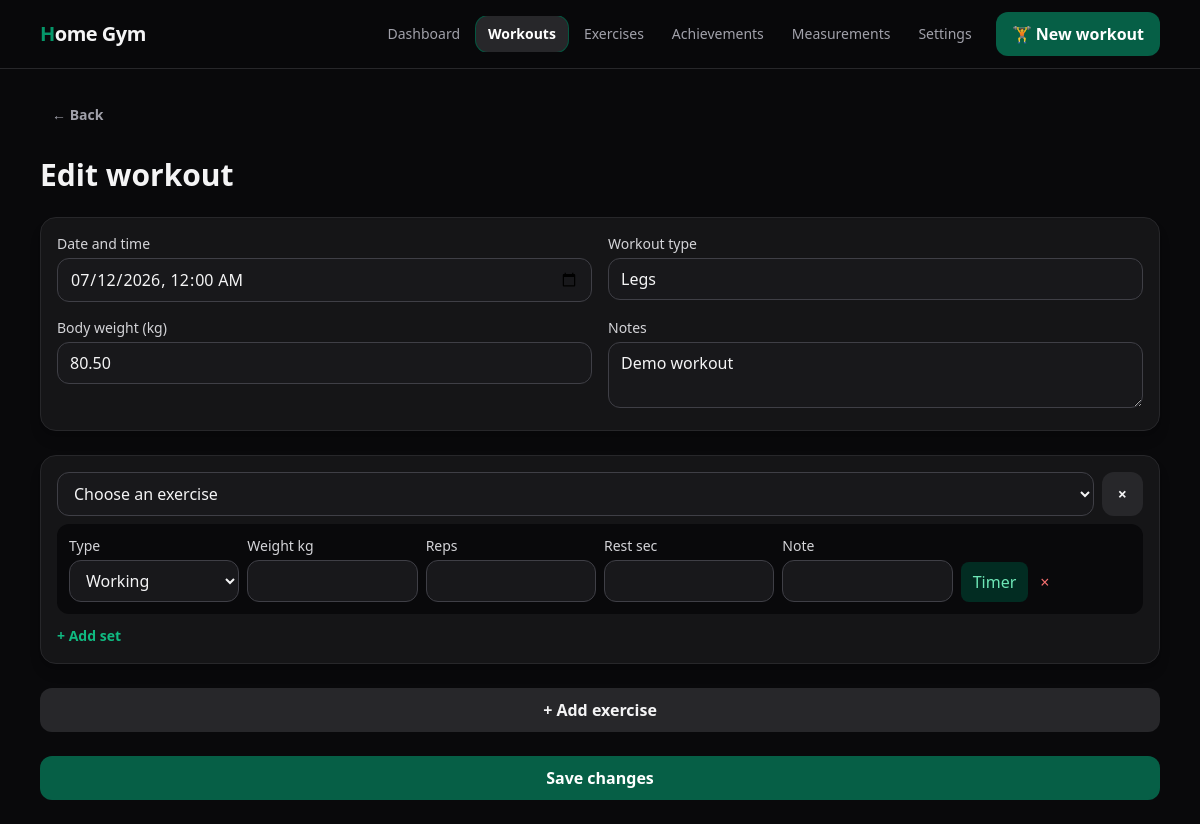
The app's page /workouts/1/edit with its own data.
### tables this page shows
CREATE TABLE workout_sessions (
    id BIGINT UNSIGNED AUTO_INCREMENT PRIMARY KEY,
    workout_template_id SMALLINT UNSIGNED NULL,
    performed_at DATETIME NOT NULL,
    session_type VARCHAR(120) NOT NULL,
    body_weight_kg DECIMAL(5,2) NULL,
    notes TEXT NULL,
    status ENUM('in_progress','completed','abandoned') NOT NULL DEFAULT 'completed',
    current_workout_exercise_id BIGINT UNSIGNED NULL,
    current_set_position SMALLINT UNSIGNED NOT NULL DEFAULT 1,
    started_at DATETIME NULL,
    completed_at DATETIME NULL,
    rest_ends_at DATETIME NULL,
    rest_paused_seconds SMALLINT UNSIGNED NULL,
    template_order_changed BOOLEAN NOT NULL DEFAULT FALSE,
    template_sets_changed BOOLEAN NOT NULL DEFAULT FALSE,
    created_at TIMESTAMP NOT NULL DEFAULT CURRENT_TIMESTAMP,
    updated_at TIMESTAMP NOT NULL DEFAULT CURRENT_TIMESTAMP ON UPDATE CURRENT_TIMESTAMP,
    INDEX idx_sessions_date (performed_at)
);

### app/Core/View.php (called while the page is built, shortened)
<?php
final class View
{
    public static function render(string $name, array $data = []): void
    {
        $file = dirname(__DIR__, 2) . '/resources/views/' . $name . '.php';
        extract($data, EXTR_SKIP);
        require $file;
        require dirname(__DIR__, 2) . '/resources/views/layouts/app.php';
    }
}

### app/Core/Controller.php (called while the page is built, shortened)
<?php
abstract class Controller
{
    protected function view(string $name, array $data = []): void
    {
        View::render($name, $data);
    }
}

### app/Controllers/SessionController.php (called while the page is built, shortened)
<?php
final class SessionController extends Controller
{
    public function edit(string $id): void { $session=WorkoutSession::forEdit((int)$id);if(!$session){http_response_code(404);$this->view('errors/404');return;}$this->view('sessions/create',['exercises'=>Exercise::all(),'session'=>$session,'templates'=>WorkoutTemplate::all(),'selectedTemplate'=>null,'preset'=>[],'formDate'=>date('Y-m-d',strtotime($session['performed_at']))]); }
}

### public/index.php (called while the page is built, shortened)
<?php
$config = require dirname(__DIR__) . '/config/app.php';
$router = new Router();
$router->dispatch($_SERVER['REQUEST_METHOD'], $_SERVER['REQUEST_URI']);

### app/Helpers/functions.php (called while the page is built, shortened)
<?php
function e(mixed $value): string
{
    return htmlspecialchars((string) $value, ENT_QUOTES | ENT_SUBSTITUTE, 'UTF-8');
}
function route(string $name,array $parameters=[]): string
{
    return \App\Core\Router::urlFor($name,$parameters);
}

### app/Models/WorkoutSession.php (called while the page is built, shortened)
<?php
final class WorkoutSession
{
    public static function find(int $id): ?array
    {
        $db = Database::connection();
        $stmt = $db->prepare('SELECT * FROM workout_sessions WHERE id=?'); $stmt->execute([$id]);
        $session = $stmt->fetch();
        $stmt = $db->prepare("SELECT we.id workout_exercise_id,we.exercise_id,we.notes exercise_notes,e.name,e.recommended_rest_seconds,es.* FROM workout_exercises we JOIN exercises e ON e.id=we.exercise_id LEFT JOIN exercise_sets es ON es.workout_exercise_id=we.id WHERE we.workout_session_id=? ORDER BY we.position,es.position");
        $stmt->execute([$id]);
        $session['rows'] = $stmt->fetchAll();
        $segments=$db->prepare('SELECT ss.* FROM exercise_set_segments ss JOIN exercise_sets es ON es.id=ss.exercise_set_id JOIN workout_exercises we ON we.id=es.workout_exercise_id WHERE we.workout_session_id=? ORDER BY ss.exercise_set_id,ss.position');$segments->execute([$id]);$bySet=[];foreach($segments->fetchAll() as $segment)$bySet[(int)$segment['exercise_set_id']][]=$segment;foreach($session['rows'] as &$row)$row['segments']=$row['id']?($bySet[(int)$row['id']]??[]):[];unset($row);
        return $session;
    }
    public static function forEdit(int $id): ?array
    {
        $session=self::find($id);if(!$session)return null;$exercises=[];
        $session['exercises']=array_values($exercises);return $session;
    }
}

### resources/views/sessions/create.php (the view, shortened to what this page needs)
<?php $editing=isset($session);$title=$editing?'Edit workout':'New workout'; ?>
<h1 class="mb-6 text-3xl font-black"><?= e($title) ?></h1>
<form method="post" action="<?= e($editing?route('workouts.update',['id'=>$session['id']]):route('workouts.store')) ?>" id="workout-form" class="space-y-6" data-initial='<?= e(json_encode($session['exercises']??$preset,JSON_UNESCAPED_UNICODE)) ?>'><?= csrf_field() ?>
  <section class="card grid gap-4 sm:grid-cols-2"><div><label for="performed_at">Date and time</label><input id="performed_at" type="datetime-local" name="performed_at" required value="<?= e($editing?date('Y-m-d\TH:i',strtotime($session['performed_at'])):old('performed_at',$formDate.'T'.date('H:i'))) ?>"></div><div><label for="session_type">Workout type</label><input id="session_type" name="session_type" required placeholder="e.g. Legs" value="<?= e($session['session_type']??$selectedTemplate['session_type']??old('session_type')) ?>"></div><div><label for="body_weight_kg">Body weight (kg)</label><input id="body_weight_kg" type="number" step="0.01" min="0" name="body_weight_kg" value="<?= e($session['body_weight_kg']??old('body_weight_kg')) ?>"></div><div><label for="notes">Notes</label><textarea id="notes" name="notes" rows="2"><?= e($session['notes']??old('notes')) ?></textarea></div></section>
  <div id="exercise-list" class="space-y-4"></div>
  <template id="exercise-template"><section class="card exercise-block"><div class="mb-2 flex gap-2"><select data-name="exercise_id" required><option value="">Choose an exercise</option></select><button class="btn-secondary remove-exercise" type="button">×</button></div><div class="sets space-y-2"></div><button type="button" class="add-set mt-3 text-sm font-semibold text-emerald-500">+ Add set</button></section></template>
  <template id="set-template"><div class="set-row grid grid-cols-2 gap-2 rounded-xl bg-zinc-950 p-3 sm:grid-cols-6"><div><label>Type</label><select data-set-name="set_type"><option value="warmup">Warm-up</option><option value="ramp">Ramp-up</option><option value="working" selected>Working</option></select></div><div><label>Weight kg</label><input data-set-name="weight_kg" type="number" min="0" step="0.01"></div><div><label>Reps</label><input data-set-name="repetitions" type="number" min="0"></div><div><label>Rest sec</label><input data-set-name="rest_seconds" type="number" min="0"></div><div><label>Note</label><input data-set-name="notes"></div><div class="flex items-end gap-1"><button type="button" class="start-timer rounded-lg bg-emerald-950 px-3 py-2 text-emerald-300">Timer</button><button type="button" class="remove-set rounded-lg p-2 text-red-400">×</button></div></div></template>
  <button type="button" id="add-exercise" class="btn-secondary w-full">+ Add exercise</button><button class="btn-primary w-full" type="submit"><?= $editing?'Save changes':'Save workout' ?></button>
</form>

### app/Core/Router.php (shortened to what this page needs)
<?php
final class Router
{
    private array $routes = [];
    private static array $namedRoutes = [];
    private function add(string $method, string $path, array|callable $action, ?string $name=null): void
    {
        $pattern = preg_replace('#\{[a-zA-Z_]+\}#', '([^/]+)', $path);
        $this->routes[] = [$method, '#^' . $pattern . '/?$#', $action];
        if($name)self::$namedRoutes[$name]=$path;
    }
    public static function urlFor(string $name,array $parameters=[]): string
    {
        $path=self::$namedRoutes[$name];
        foreach($parameters as $key=>$value)$path=str_replace('{'.$key.'}',rawurlencode((string)$value),$path);
        return $path;
    }
    public function dispatch(string $method, string $uri): void
    {
        $path = rawurldecode(parse_url($uri, PHP_URL_PATH) ?: '/');
        foreach ($this->routes as [$verb, $pattern, $action]) {
            if ($verb === $method && preg_match($pattern, $path, $matches)) {
                array_shift($matches);
                if(is_callable($action))$action(...$matches);else{[$class, $function] = $action;(new $class())->{$function}(...$matches);}
                return;
            }
        }
    }
}

### records on screen
workout_sessions: performed_at "07/12/2026 00:00", session_type "Legs", body_weight_kg "80.50", notes "Demo workout"
